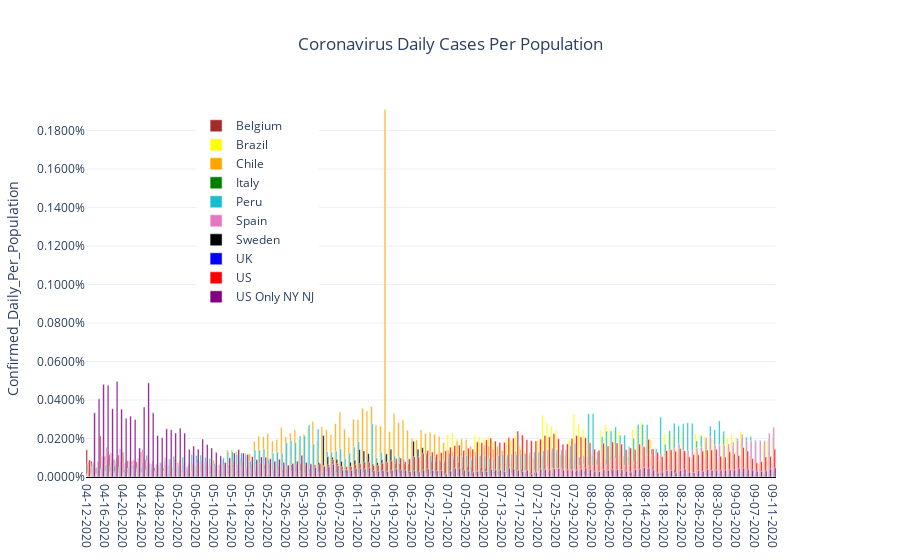

The code cell stored with this chart in its notebook:
### Code cell
fig = make_subplots(specs=[[{'secondary_y':True}]])
for mycountry in countries_list:
    fig.add_trace(go.Bar(x=country_df[country_df['Country_Region']==mycountry]['Date'],
                               y=country_df[country_df['Country_Region']==mycountry]['Confirmed_Daily_Per_Population'],
                               name = rename_dict[mycountry],
                               marker = {'color':colors_dict[mycountry]},
                               width = 0.35),
                  secondary_y = False)
fig.update_layout(showlegend = True,
                legend= dict(x=0.15,y=0.97),
                title='Coronavirus Daily Cases Per Population',
                title_x= 0.5,
                yaxis={'title':'Confirmed_Daily_Per_Population',
                       'range': [0.0,country_df['Confirmed_Daily_Per_Population'].max()+0.00005],
                       'tickformat':'.4%',
                       'zeroline':True,'zerolinecolor':'#000000','zerolinewidth':2.0},
                template='plotly_white')
fig.show()
fig.write_image(r'C:\__YOUTUBE__\__POLITICS__\Coronavirus\outputdata\W4-CV_Daily_Cases_Per_Population.png',width = 852,height = 480)

### Figure 1 — Plotly figure (JSON) as saved in the notebook; plotly's stock layout.template omitted (floating-point values rounded to 4 significant figures; data arrays with more than 128 entries replaced by an {"elided": "..."} marker saying what was removed)
{"data": [{"marker": {"color": "brown"}, "name": "Belgium", "type": "bar", "width": 0.35, "x": {"elided": "153 str values"}, "xaxis": "x", "y": {"elided": "153 float values"}, "yaxis": "y"}, {"marker": {"color": "yellow"}, "name": "Brazil", "type": "bar", "width": 0.35, "x": {"elided": "153 str values"}, "xaxis": "x", "y": {"elided": "153 float values"}, "yaxis": "y"}, {"marker": {"color": "orange"}, "name": "Chile", "type": "bar", "width": 0.35, "x": {"elided": "153 str values"}, "xaxis": "x", "y": {"elided": "153 float values"}, "yaxis": "y"}, {"marker": {"color": "green"}, "name": "Italy", "type": "bar", "width": 0.35, "x": {"elided": "153 str values"}, "xaxis": "x", "y": {"elided": "153 float values"}, "yaxis": "y"}, {"marker": {"color": "#17becf"}, "name": "Peru", "type": "bar", "width": 0.35, "x": {"elided": "153 str values"}, "xaxis": "x", "y": {"elided": "153 float values"}, "yaxis": "y"}, {"marker": {"color": "#e377c2"}, "name": "Spain", "type": "bar", "width": 0.35, "x": {"elided": "153 str values"}, "xaxis": "x", "y": {"elided": "153 float values"}, "yaxis": "y"}, {"marker": {"color": "black"}, "name": "Sweden", "type": "bar", "width": 0.35, "x": {"elided": "153 str values"}, "xaxis": "x", "y": {"elided": "153 float values"}, "yaxis": "y"}, {"marker": {"color": "blue"}, "name": "UK", "type": "bar", "width": 0.35, "x": {"elided": "153 str values"}, "xaxis": "x", "y": {"elided": "153 float values"}, "yaxis": "y"}, {"marker": {"color": "red"}, "name": "US", "type": "bar", "width": 0.35, "x": {"elided": "153 str values"}, "xaxis": "x", "y": {"elided": "153 float values"}, "yaxis": "y"}, {"marker": {"color": "purple"}, "name": "US Only NY NJ", "type": "bar", "width": 0.35, "x": {"elided": "153 str values"}, "xaxis": "x", "y": {"elided": "153 float values"}, "yaxis": "y"}], "layout": {"legend": {"x": 0.15, "y": 0.97}, "showlegend": true, "title": {"text": "Coronavirus Daily Cases Per Population", "x": 0.5}, "xaxis": {"anchor": "y", "domain": [0, 0.94]}, "yaxis": {"anchor": "x", "domain": [0, 1], "range": [0, 0.001959], "tickformat": ".4%", "title": {"text": "Confirmed_Daily_Per_Population"}, "zeroline": true, "zerolinecolor": "#000000", "zerolinewidth": 2}, "yaxis2": {"anchor": "x", "overlaying": "y", "side": "right"}}}
